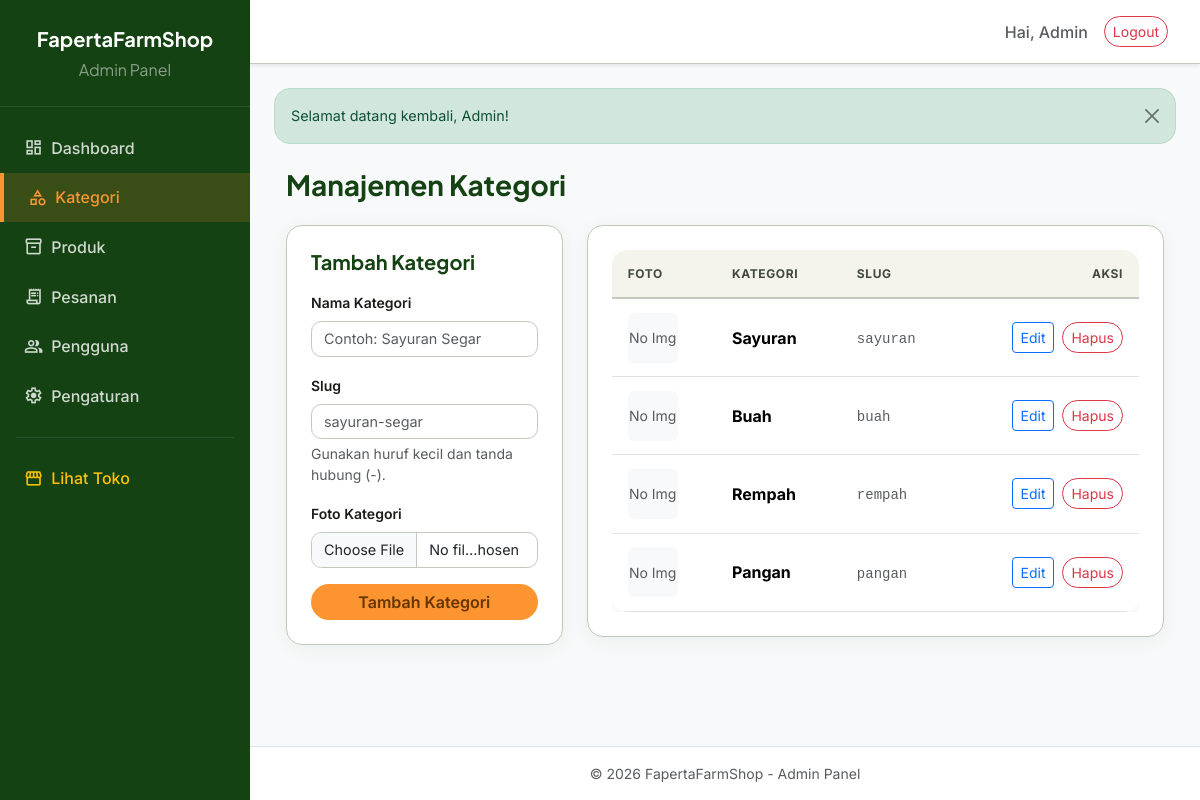
The app's page /admin/kategori.php (signed in) with its own data.
### tables this page shows
CREATE TABLE `kategori` (
  `id` int(10) UNSIGNED NOT NULL,
  `nama_kategori` varchar(150) NOT NULL,
  `slug` varchar(170) NOT NULL,
  `created_at` timestamp NOT NULL DEFAULT current_timestamp()
);

### includes/helpers.php (called while the page is built, shortened)
<?php
function e(string $value): string
{
    return htmlspecialchars($value, ENT_QUOTES, 'UTF-8');
}
function base_url(string $path = ''): string
{
    $base = '/Web_Fap';
    return $base . '/' . ltrim($path, '/');
}

### admin/kategori.php (the view, shortened to what this page needs)
<?php
require_once __DIR__ . '/../includes/db.php';
require_once __DIR__ . '/../includes/helpers.php';
$kategoriList = $pdo->query('SELECT * FROM kategori ORDER BY id ASC')->fetchAll();
$editKat = null;
include __DIR__ . '/../includes/admin_header.php';
?>
<div class="container-fluid">
    <h3 class="fw-bold mb-4">Manajemen Kategori</h3>
    <div class="row g-4">
        <div class="col-md-4">
            <div class="card shadow-sm">
                <div class="card-body">
                    <h5 class="fw-bold mb-3"><?php echo $editKat ? 'Edit Kategori' : 'Tambah Kategori'; ?></h5>
                    <form method="POST" enctype="multipart/form-data">
                        <div class="mb-3">
                            <label class="form-label">Nama Kategori</label>
                            <input name="nama_kategori" class="form-control" value="<?php echo e($editKat['nama_kategori'] ?? ''); ?>" required placeholder="Contoh: Sayuran Segar">
                        </div>
                        <div class="mb-3">
                            <label class="form-label">Slug</label>
                            <input name="slug" class="form-control" value="<?php echo e($editKat['slug'] ?? ''); ?>" required placeholder="sayuran-segar">
                            <div class="form-text small">Gunakan huruf kecil dan tanda hubung (-).</div>
                        </div>
                        <div class="mb-3">
                            <label class="form-label">Foto Kategori</label>
                            <input type="file" name="foto" class="form-control" accept="image/*">
                        </div>
                        <button class="btn btn-accent w-100" type="submit" name="simpan_kategori" value="1">
                            <?php echo $editKat ? 'Simpan Perubahan' : 'Tambah Kategori'; ?>
                        </button>
                    </form>
                </div>
            </div>
        </div>
        <div class="col-md-8">
            <div class="card shadow-sm">
                <div class="card-body p-0">
                    <div class="table-responsive">
                        <table class="table table-hover align-middle mb-0">
                            <thead class="table-light">
                                <tr>
                                    <th class="ps-3">Foto</th>
                                    <th>Kategori</th>
                                    <th>Slug</th>
                                    <th class="text-end pe-3">Aksi</th>
                                </tr>
                            </thead>
                            <tbody>
                                <?php foreach ($kategoriList as $k): ?>
                                    <tr>
                                        <td class="ps-3">
                                            <div class="rounded overflow-hidden" style="width:50px;height:50px;background:#f8f9fa">
                                                <?php if (!empty($k['foto'])): ?>
                                                    <img src="<?php echo base_url('/uploads/kategori/' . e($k['foto'])); ?>" class="w-100 h-100" style="object-fit:cover">
                                                <?php else: ?>
                                                    <div class="w-100 h-100 d-flex align-items-center justify-content-center text-muted small">No Img</div>
                                                <?php endif; ?>
                                            </div>
                                        </td>
                                        <td><div class="fw-bold"><?php echo e($k['nama_kategori']); ?></div></td>
                                        <td><code class="text-muted"><?php echo e($k['slug']); ?></code></td>
                                        <td class="text-end pe-3">
                                            <div class="d-flex gap-2 justify-content-end">
                                                <a href="<?php echo base_url('/admin/kategori.php?edit_id=' . (int)$k['id']); ?>" class="btn btn-outline-primary btn-sm">Edit</a>
                                                <form method="POST" onsubmit="return confirm('Hapus kategori ini?')">
                                                    <button class="btn btn-outline-danger btn-sm" type="submit">Hapus</button>
                                                </form>
                                            </div>
                                        </td>
                                    </tr>
                                <?php endforeach; ?>
                            </tbody>
                        </table>
                    </div>
                </div>
            </div>
        </div>
    </div>
</div>
<?php include __DIR__ . '/../includes/admin_footer.php'; ?>

### assets/css/style.css (style rules this page uses)
:root { --clr-primary: #154212; --clr-primary-container: #2d5a27; --clr-primary-fixed: #bcf0ae; --clr-on-primary: #ffffff; --clr-secondary: #914d00; --clr-secondary-container: #fc9430; --clr-on-secondary: #ffffff; --clr-surface: #fafaf3; --clr-surface-low: #f4f4ed; --clr-surface-container: #eeeee7; --clr-surface-white: #ffffff; --clr-on-surface: #1a1c18; --clr-on-surface-var: #42493e; --clr-outline: #72796e; --clr-outline-var: #c2c9bb; --clr-error: #ba1a1a; --shadow-card: 0 4px 20px rgba(45, 90, 39, .06); --shadow-hover: 0 10px 28px rgba(45, 90, 39, .14); --radius-xl: 16px; --radius-2xl: 20px; --radius-pill: 9999px; --transition: all .25s ease; }
*, *::before, *::after { box-sizing: border-box; }
body { font-family: 'Inter', sans-serif; background: var(--clr-surface); color: var(--clr-on-surface); padding-bottom: 70px; }
@media (min-width: 768px) { body { padding-bottom: 0; } }
h1, h2, h3, h4, h5, h6 { font-family: 'Plus Jakarta Sans', sans-serif; color: var(--clr-primary); }
a { text-decoration: none; }
.btn-accent { background: var(--clr-secondary-container); border: none; color: #663500; border-radius: var(--radius-pill); font-weight: 600; transition: var(--transition); }
.btn-outline-danger { border-radius: var(--radius-pill) !important; }
.form-control, .form-select { border-color: var(--clr-outline-var) !important; border-radius: .65rem !important; font-size: .9rem; transition: var(--transition); }
.form-label { font-weight: 600; font-size: .875rem; color: var(--clr-on-surface); }
.table { border-collapse: separate; border-spacing: 0; background: #fff; border-radius: var(--radius-xl); overflow: hidden; box-shadow: var(--shadow-card); }
.table thead th { background: var(--clr-surface-low); border-bottom: 2px solid var(--clr-outline-var); color: var(--clr-on-surface-var); font-weight: 700; text-transform: uppercase; font-size: .75rem; letter-spacing: .05em; padding: .9rem 1rem; }
.table td, .table th { padding: .85rem 1rem; vertical-align: middle; }
.table tbody tr { transition: var(--transition); }
.card { border: 1px solid var(--clr-outline-var) !important; border-radius: var(--radius-xl) !important; box-shadow: var(--shadow-card) !important; }
.card-body { padding: 1.5rem !important; }

### records on screen
kategori: nama_kategori "Sayuran", slug "sayuran"
kategori: nama_kategori "Buah", slug "buah"
kategori: nama_kategori "Rempah", slug "rempah"
kategori: nama_kategori "Pangan", slug "pangan"

### other values on screen
$_SESSION['nama'] "Admin"
$msg "Selamat datang kembali, Admin!"
